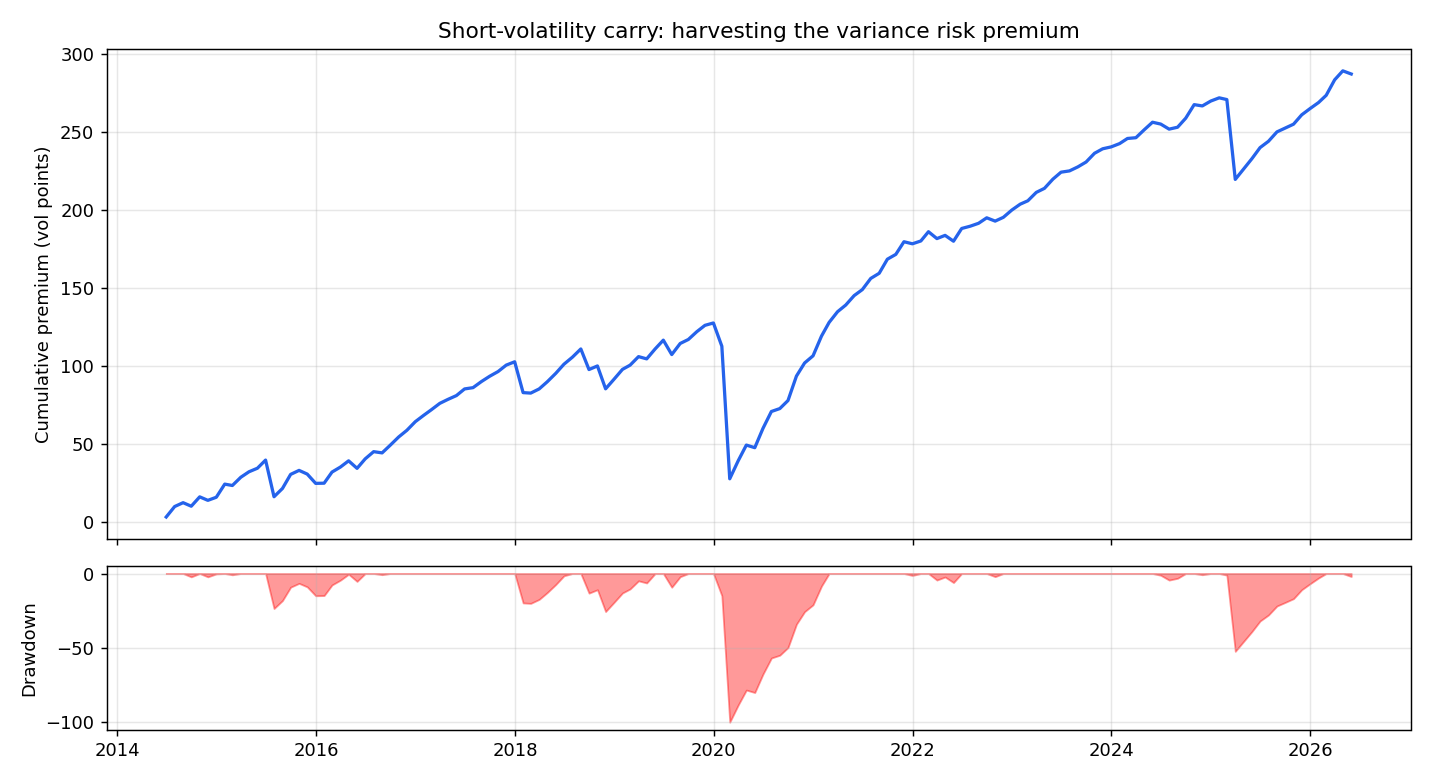

Recreate this plot in Python.
"""Honest variance-risk-premium harvest: a short-volatility carry strategy.

Each month, sell one-month variance at the implied level (VIX) and realize the
volatility that actually follows. Most months collect a premium; the point of
this script is to show the tail, not hide it: the worst month, the conditional
loss (CVaR), and the drawdown of harvesting the premium.
"""
import os
import numpy as np
import pandas as pd
import matplotlib
matplotlib.use("Agg")
import matplotlib.pyplot as plt
from data import get_vix_spy

HERE = os.path.dirname(os.path.abspath(__file__))


def main():
    spy, vix = get_vix_spy(years=12)
    rets = spy.pct_change()
    fwd_rv = rets.rolling(21).std().shift(-21) * np.sqrt(252) * 100
    df = pd.DataFrame({"VIX": vix, "fwd_RV": fwd_rv}).dropna()
    m = df.resample("ME").last().dropna()

    # short variance swap P&L per unit vega, expressed in vol points
    # (VIX^2 - RV^2) / (2*VIX) ~ implied minus realized, the premium you collect
    m["pnl"] = (m["VIX"] ** 2 - m["fwd_RV"] ** 2) / (2 * m["VIX"])
    cum = m["pnl"].cumsum()
    dd = cum - cum.cummax()

    pos = (m["pnl"] > 0).mean() * 100
    mean = m["pnl"].mean()
    worst = m["pnl"].min()
    cvar5 = m["pnl"][m["pnl"] <= m["pnl"].quantile(0.05)].mean()
    sharpe = m["pnl"].mean() / m["pnl"].std() * np.sqrt(12)

    fig, (ax1, ax2) = plt.subplots(2, 1, figsize=(11, 6), sharex=True,
                                   gridspec_kw={"height_ratios": [3, 1]})
    ax1.plot(cum.index, cum.values, lw=1.8, color="#2563eb")
    ax1.set_ylabel("Cumulative premium (vol points)")
    ax1.set_title("Short-volatility carry: harvesting the variance risk premium")
    ax1.grid(True, alpha=0.3)
    ax2.fill_between(dd.index, dd.values, 0, color="red", alpha=0.4)
    ax2.set_ylabel("Drawdown")
    ax2.grid(True, alpha=0.3)
    plt.tight_layout()
    out = os.path.join(HERE, "vrp_strategy.png")
    plt.savefig(out, dpi=130)
    plt.close()

    print("=== Short-vol carry (monthly, 12 years) ===")
    print(f"Positive months:        {pos:.0f}%")
    print(f"Mean premium / month:   {mean:+.2f} vol points")
    print(f"Annualized Sharpe:      {sharpe:.2f}")
    print(f"Worst month:            {worst:+.2f} vol points")
    print(f"CVaR (worst 5%):        {cvar5:+.2f} vol points")
    print(f"Max drawdown:           {dd.min():.1f} vol points")
    print("\nThe strategy wins most months and has a respectable Sharpe, but the worst "
          "month and the CVaR show the catch: harvesting the premium means picking up "
          "pennies in front of the occasional steamroller (March 2020).")
    print("Wrote", out)


if __name__ == "__main__":
    main()
